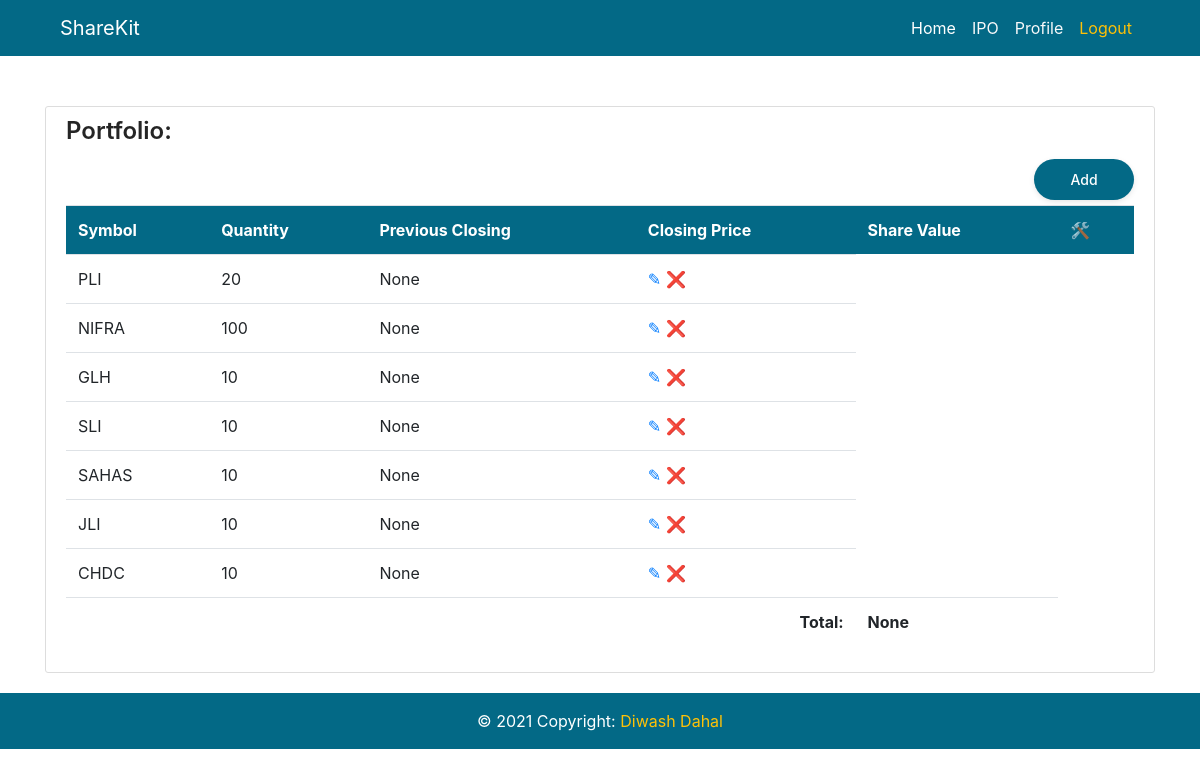
The app's page /home/ (signed in) with its own data.
### sharekitapp/models.py (models this page shows, shortened)
class Share(models.Model):
    scrip = models.CharField(max_length=20, choices=scrips)
    quantity = models.IntegerField()
    user = models.ForeignKey(User, on_delete=models.CASCADE)

### sharekitapp/views.py (the view)
# urls.py: path('home/', ShareListView.as_view(), name="home"),
class ShareListView(LoginRequiredMixin, ListView):
    model = Share
    template_name = 'sharekitapp/home.html'
    context_object_name = 'shares'
    ordering = ['-id']
    def get_queryset(self):
        return Share.objects.filter(
            user=self.request.user
        ).order_by('-id')
    def get_context_data(self, **kwargs: any) -> dict[str, any]:
        context = super(ShareListView, self).get_context_data(**kwargs)
        context['share_data'] = share_data
        return context

### sharekitapp/templatetags/share_filters.py (called while the page is built)
@register.filter
def total_amt(share):
    try:
        return share.quantity * share_data.get(share.scrip).get("Closing Price")
    except:
        return None

@register.filter
def grand_total(shares):
    total = 0
    try:
        for share in shares:
            total += share.quantity * share_data.get(share.scrip).get("Closing Price")
        return total
    except:
        return None

@register.filter
def check_change(share):
    try:
        if share_data.get(share.scrip).get("Difference Rs.") > 0:
            return "table-success"
        elif share_data.get(share.scrip).get("Difference Rs.") < 0:
            return "table-danger"
        else:
            return "table-primary"
    except:
        return "None"

### sharekitapp/templates/sharekitapp/home.html (shortened to what this page needs)
{% extends "sharekitapp/base.html" %}
{% load share_filters %}
{% block content %}
<div class="content-section">
    <h4>Portfolio:</h4>
    <a href="{% url 'add-share' %}" class="float-right"><button>Add</button></a>
    <table class="table">
        <tr class="table-head">
            <th>Symbol</th>
            <th>Quantity</th>
            <th>Previous Closing</th>
            <th>Closing Price</th>
            <th>Share Value</th>
            <th>&#128736;</th>
        </tr>
            {% for share in shares %}
            <tr class="{{ share|check_change }}">
            <td>
                {{ share.scrip }}
            </td>
            <td>
                {{ share.quantity }}
            </td>
            <td>
                {{ share|total_amt }}
            </td>
            <td>
                <a href="{% url 'update-share' share.id %}">
                    &#9998;
                </a>
                <a href="{% url 'delete-share' share.id %}">
                    &#10060;
                </a>
            </td>
        </tr>
        {% endfor %}
        <tr>
            <th colspan="4" class="text-right">Total:</th>
            <th>{{ shares|grand_total }}</th>
        </tr>
    </table>
</div>
{% endblock %}

### sharekitapp/static/sharekitapp/style.css (style rules this page uses)
:root { --clr: #036986; }
h4 { font-size: 24px; font-weight: 600; color: #000; opacity: 0.85; }
button { -webkit-appearance: none; width: auto; min-width: 100px; border-radius: 24px; text-align: center; padding: 10px; margin-top: 5px; margin-bottom: 5px; background-color: var(--clr); color: #fff; font-size: 14px; margin-left: auto; font-weight: 500; box-shadow: 0px 2px 6px -1px rgba(0, 0, 0, 0.13); border: none; transition: all 0.3s ease; outline: 0; }
.content-section { margin-top:50px; background: #ffffff; padding: 10px 20px; border: 1px solid #dddddd; border-radius: 3px; margin-bottom: 20px; overflow: auto; }
.table-head, footer { background-color: var(--clr) !important; color: white; }

### records on screen
Share: scrip "PLI", quantity "20", quantity+scrip "None"
Share: scrip "NIFRA", quantity "100", quantity+scrip "None"
Share: scrip "GLH", quantity "10", quantity+scrip "None"
Share: scrip "SLI", quantity "10", quantity+scrip "None"
Share: scrip "SAHAS", quantity "10", quantity+scrip "None"
Share: scrip "JLI", quantity "10", quantity+scrip "None"
Share: scrip "CHDC", quantity "10", quantity+scrip "None"
